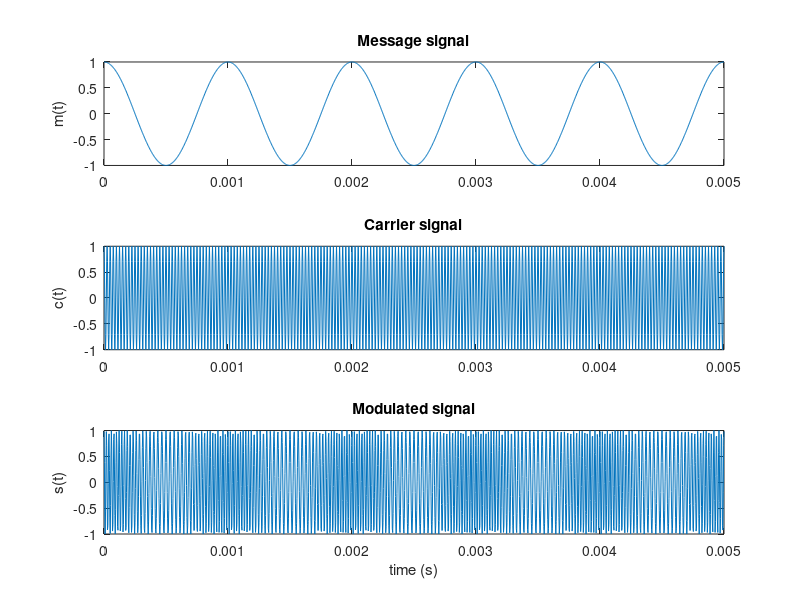
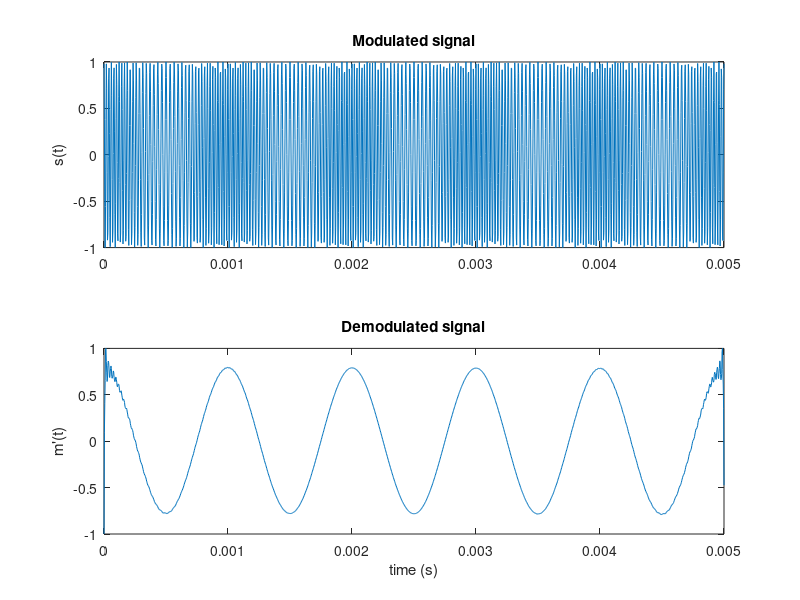

Recreate these plots in MATLAB, in order.
clc
clear

%% Modulation parameters

% Carrier amplitude
Ac = 1;
% Carrier frequency
fc = 40000; % 40 kHz
% Message tone amplitude
Am = 1;
% Message tone frequency
fm = 1000;
% Frequency sensitivity
kf = 10000; % 100 Hz/V
% Simulation sampling frequency
fs = 8 * fc;

%% Modulation

% Creating message signal for tone
t = 0 : 1 / fs : 0.005;
message = Am * cos(2*pi*fm*t);

% Frequency modulation
carrier = cos(2*pi*fc*t);
integralm = cumsum(message) / fs;
modulated = Ac * cos(2*pi*fc*t + 2*pi*kf*integralm);

% Plotting message, carrier, and modualted signals
figure(1)
subplot(3, 1, 1);
plot(t, message);
title("Message signal")
ylabel("m(t)")
subplot(3, 1, 2);
plot(t, carrier);
title("Carrier signal")
ylabel("c(t)")
subplot(3, 1, 3)
plot(t, modulated);
title("Modulated signal")
ylabel("s(t)")
xlabel("time (s)")

%% Demodulation

% Obtaining instantaneous frequency
x = hilbert(modulated);
% unwrapping angle for differentiation
phase = unwrap(angle(x));
freq = [0, diff(phase)];

% Amplifying and normalizing
normalized = fc/kf * freq;
normalized = detrend(normalized);
normalized(normalized > 1) = 1;
normalized(normalized < -1) = -1;

% Removing DC component
output = normalized;

% Plotting modulated and demodulated signals
figure(2)
subplot(2, 1, 1)
plot(t, modulated);
title("Modulated signal")
ylabel("s(t)")
subplot(2, 1, 2)
plot(t, output);
title("Demodulated signal")
ylabel("m'(t)")
xlabel("time (s)")

